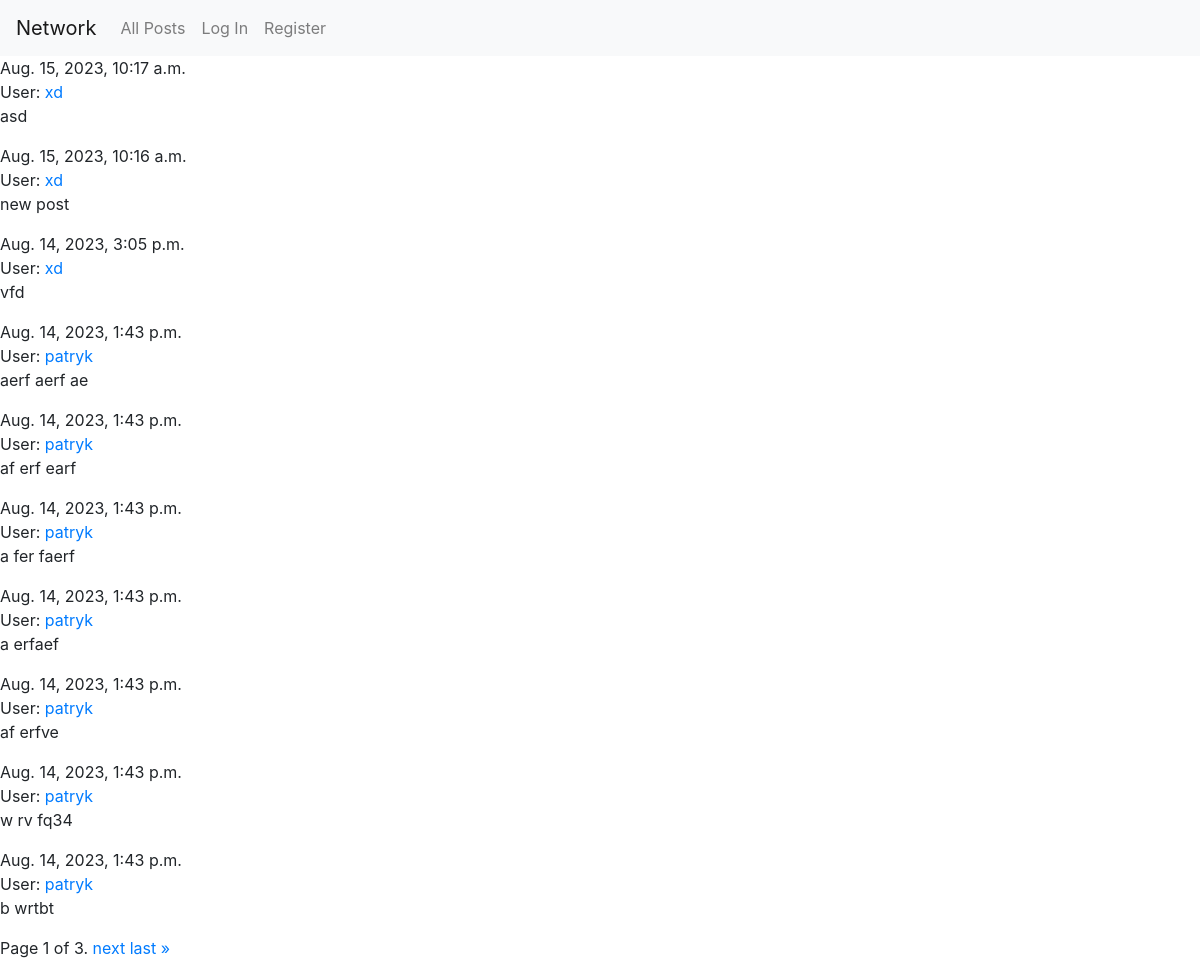
The page / on the database its author committed.
### network/models.py (models this page shows)
class Post(models.Model):
    user = models.ForeignKey(User,on_delete=models.CASCADE)
    post = models.TextField(max_length=256)
    timestamp = models.DateTimeField(auto_now_add=True)

class User(AbstractUser):
    followers = models.ManyToManyField('self', symmetrical=False, related_name='following', default=0)

### network/views.py (the view, shortened to what this page needs)
# urls.py: path("", views.index, name="index"),
def index(request):
    posts_list = Post.objects.all().order_by('-timestamp')
    for post in posts_list:
        post.likes_count = Likes.objects.filter(post=post).count()
    paginator = Paginator(posts_list, 10)
    page_number = request.GET.get('page')
    page_obj = paginator.get_page(page_number)
    return render(request, "network/index.html",{
        'form': CreateNewPostForm(),
        'posts_list':posts_list,
        'page_obj': page_obj,
        })

### network/templates/network/index.html (shortened to what this page needs)
{% extends "network/layout.html" %}
{% block body %}
    {% if posts_list %}
        {% for post in page_obj %}
            {{post.timestamp}}
<br>
            User: <a href="{% url 'profile_view' post.user.id %}">{{post.user}}</a>
            <br>
            <div id="post_container">
                <p id="post" >{{post.post}} </p>
            </div>
        {% endfor %}
        <div class="pagination">
            <span class="step-links">
                <span class="current">
                    Page {{ page_obj.number }} of {{ page_obj.paginator.num_pages }}.
                </span>
                {% if page_obj.has_next %}
                    <a href="?page={{ page_obj.next_page_number }}">next</a>
                    <a href="?page={{ page_obj.paginator.num_pages }}">last &raquo;</a>
                {% endif %}
            </span>
        </div>
    {% endif %}
{% endblock %}

### rows shown on the page
Post: timestamp "Aug. 15, 2023, 10:17 a.m.", user "xd", post "asd"
Post: timestamp "Aug. 15, 2023, 10:16 a.m.", user "xd", post "new post"
Post: timestamp "Aug. 14, 2023, 3:05 p.m.", user "xd", post "vfd"
Post: timestamp "Aug. 14, 2023, 1:43 p.m.", user "patryk", post "aerf aerf ae"
Post: timestamp "Aug. 14, 2023, 1:43 p.m.", user "patryk", post "af erf earf"
Post: timestamp "Aug. 14, 2023, 1:43 p.m.", user "patryk", post "a fer faerf"
Post: timestamp "Aug. 14, 2023, 1:43 p.m.", user "patryk", post "a erfaef"
Post: timestamp "Aug. 14, 2023, 1:43 p.m.", user "patryk", post "af erfve"
Post: timestamp "Aug. 14, 2023, 1:43 p.m.", user "patryk", post "w rv fq34"
Post: timestamp "Aug. 14, 2023, 1:43 p.m.", user "patryk", post "b wrtbt"

### other values the page prints
{{ page_obj.number }} "1"
{{ page_obj.paginator.num_pages }} "3"
